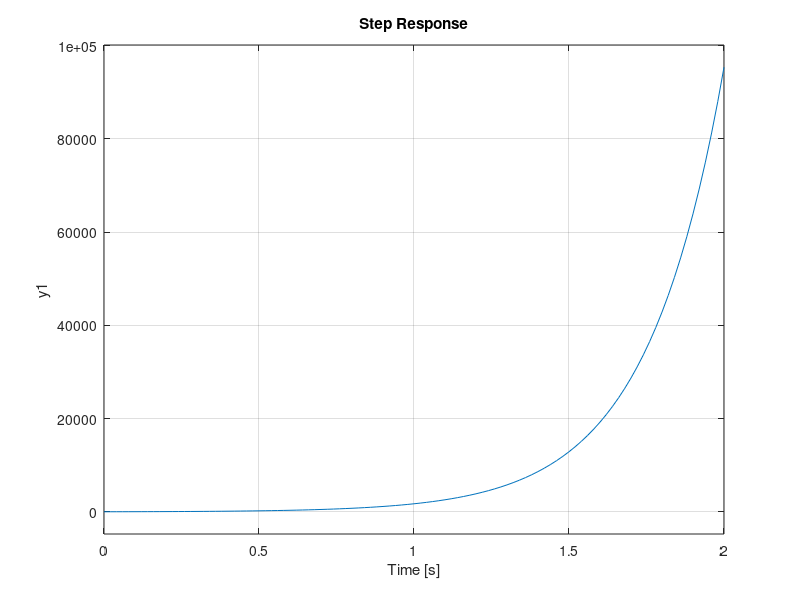

Reproduce this figure in MATLAB.
clc
clear
 
s = tf('s');
G = 16/(s-4)*(s+4);
figure
%subplot(311), impulse(G);   % Impulse reponse
%subplot(312), 
step(G);      % Step Response
%subplot(313), step(G / s);  % Ramp response

isstable(G)
